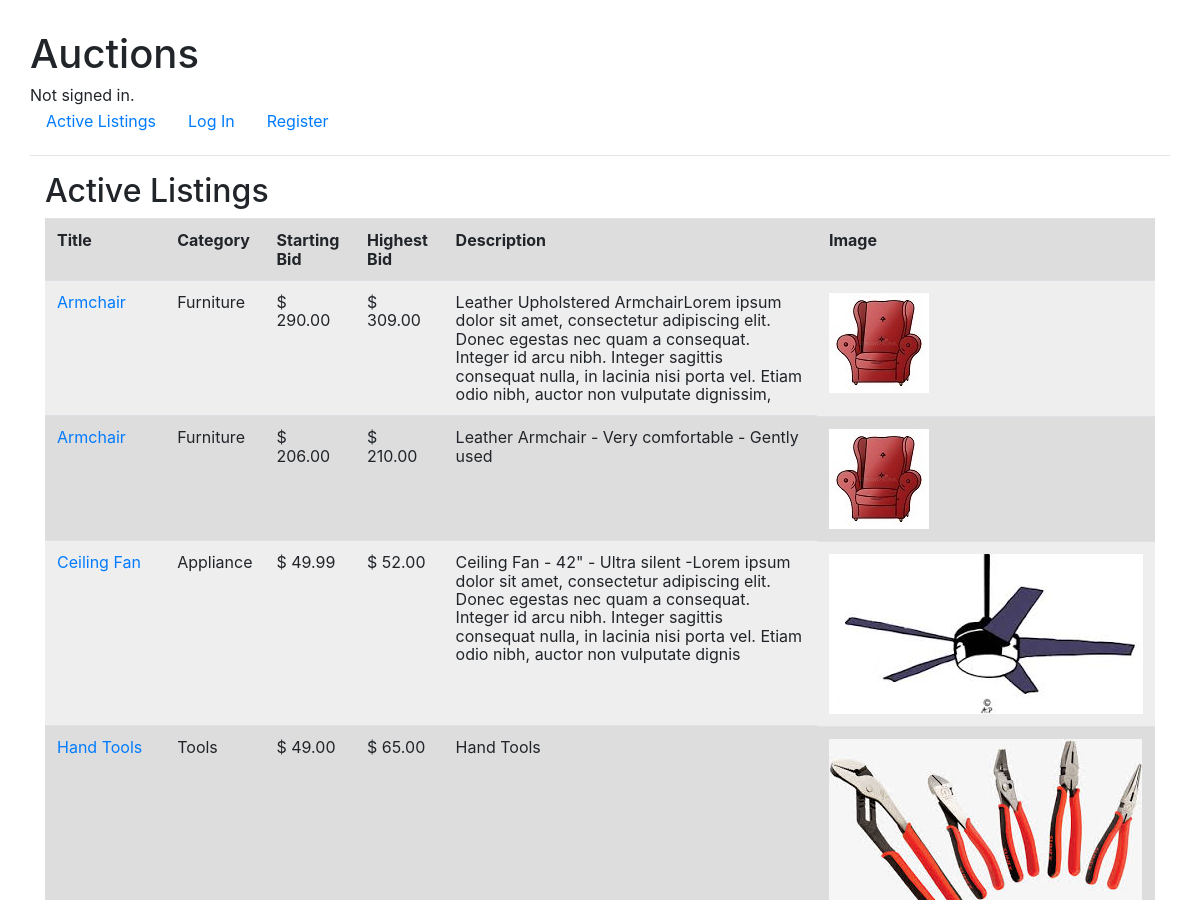
Before: / (upper part) with the older database file.
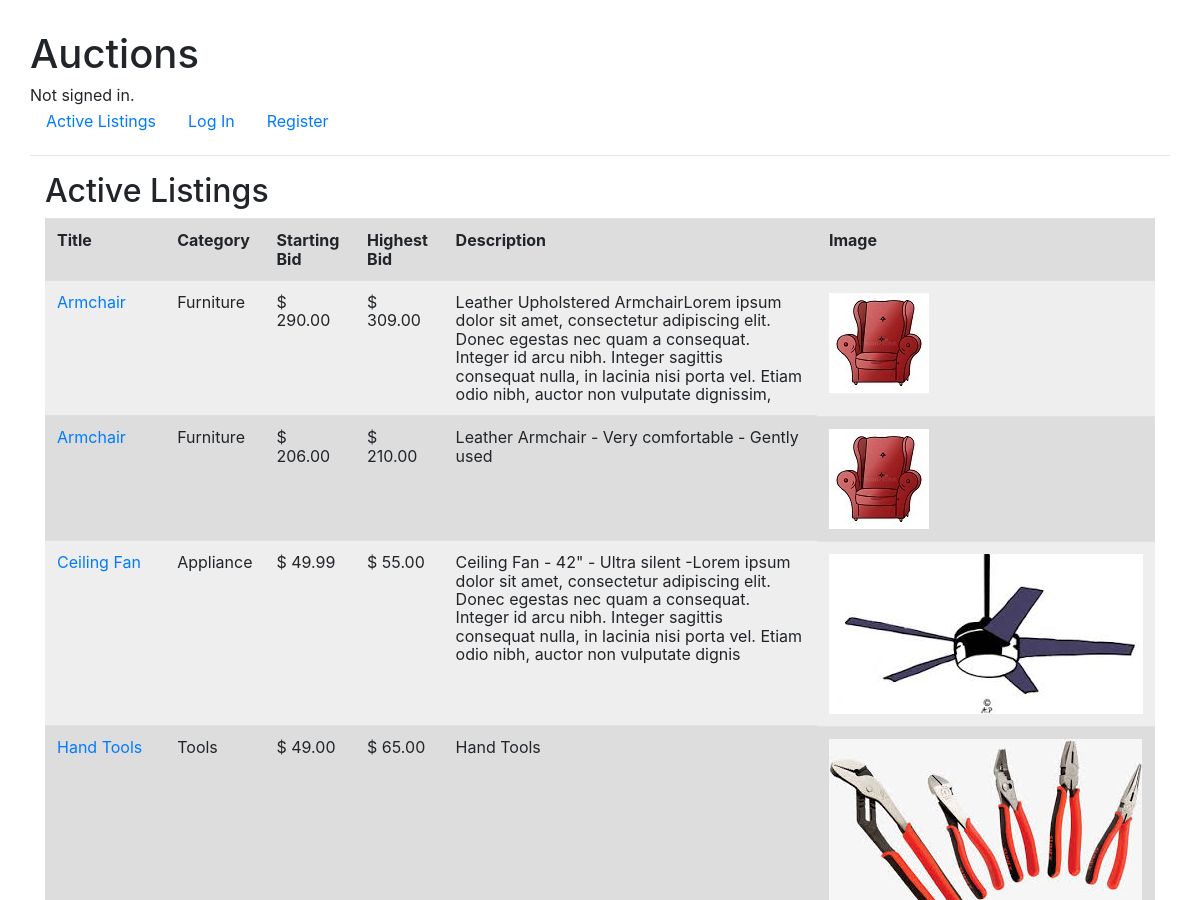
After: the same page with the newer database file.
### auctions/models.py (models this page shows, shortened)
class Listing(models.Model):
    title = models.CharField(max_length=32)
    description = models.CharField(max_length=256)
    starting_bid = models.DecimalField(max_digits=7, decimal_places=2)
    category = models.CharField(max_length=32)
    date_listed = models.DateField(auto_now_add=True)
    active = models.BooleanField(default=True)
    user_id = models.ForeignKey(User, on_delete=models.CASCADE, related_name="sellers")
    image = models.URLField(max_length=256, blank=True)
    bid_count = models.IntegerField(default=0)
    max_bid = models.DecimalField(max_digits=7, decimal_places=2, default=0.00)

### auctions/views.py (the view)
# urls.py: path("", views.ListingListView.as_view(), name="index"),
class ListingListView(ListView):
    template_name = 'auctions/index.html'
    context_object_name = 'listing_list'
    def get_queryset(self, **kwargs):
        queryset = Listing.objects.filter(active=True)
        if self.request.GET.get('user'):
            queryset = queryset.filter(user_id__username=self.request.GET.get('user'))
        elif self.request.GET.get('category'):
            queryset = queryset.filter(category=self.request.GET.get('category'))
        return queryset
    def get_context_data(self, **kwargs):
        context = super(ListingListView, self).get_context_data(**kwargs)
        if self.request.GET.get('user'):
            context['PageTitle'] = 'Listing for User: ' + self.request.GET.get('user')
        elif self.request.GET.get('category'):
            context['PageTitle'] = 'Listing for category: ' + (self.request.GET.get('category'))
        return context

### auctions/templates/auctions/index.html
{% extends "auctions/layout.html" %}
{% block body %}
    <div class="container">
    {%  if PageTitle %}
        <h2>{{ PageTitle }}</h2>
    {% else %}
        <h2>Active Listings</h2>
    {% endif %}
    {% if listing_list %}
        <table class="table">
            <tr>
                <th class="span2">Title</th>
                <th class="span2">Category</th>
                <th class="span1">Starting Bid</th>
                <th class="span1">Highest Bid</th>
                <th class="span5">Description</th>
                <th class="span1">Image</th>
            </tr>
            {% for listing in listing_list %}
                <tr>
                    <td>
                        <a href="{% url 'detail' listing.id %}">{{ listing.title }}</a>
                    </td>
                    <td>{{ listing.category }}</td>
                    <td>$ {{ listing.starting_bid }}</td>
                    <td>
                        {% if listing.max_bid == 0 %}
                            <strong>N/A</strong>
                        {% else %}
                            $ {{ listing.max_bid }}</td>
                        {% endif %}
                    <td class="text-left">{{ listing.description }}</td>
                    <td class="images"><img src="{{ listing.image }}" alt="image"></td>
                </tr>
            {% endfor %}
        </table>
    {% else %}
        <p>No active listings found</p>
    {% endif %}
    </div>
{% endblock %}

Changed rows visible on the page:
changed Listing "Ceiling Fan": max_bid "52.00" → "55.00"
